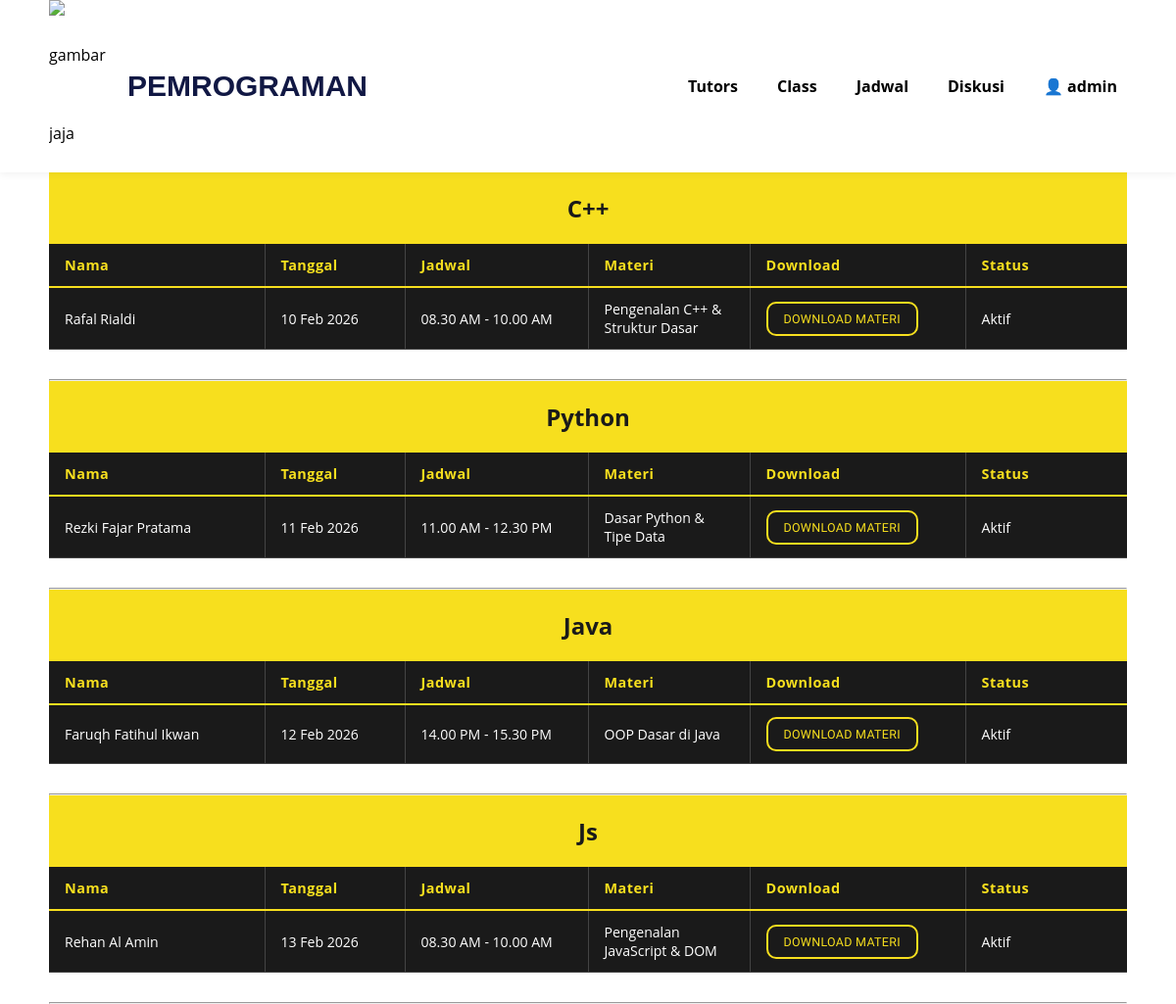
The app's page /board3.php (signed in) with its own data.
### tables this page shows
CREATE TABLE `materi` (
  `id` int(11) NOT NULL AUTO_INCREMENT,
  `nama` varchar(100) NOT NULL COMMENT 'Nama sesi/pertemuan',
  `tanggal` date DEFAULT NULL,
  `jadwal` enum('08.30 AM - 10.00 AM','11.00 AM - 12.30 PM','14.00 PM - 15.30 PM') NOT NULL,
  `materi` varchar(255) NOT NULL COMMENT 'Topik/judul materi',
  `gambar` varchar(255) DEFAULT NULL COMMENT 'Link download file materi',
  `status` varchar(50) NOT NULL COMMENT 'Status bebas, cth: Aktif, Selesai, dll',
  `kategori` enum('C++','Python','Java','JavaScript') NOT NULL COMMENT 'Kelas tujuan',
  PRIMARY KEY (`id`)
);

### board3.php (the view, shortened to what this page needs)
<?php
$username = htmlspecialchars($_SESSION['username']);
$conn = mysqli_connect("localhost", "root", "", "websiteku");
function getMateri($conn, $kategori) {
    $stmt = $conn->prepare("SELECT * FROM materi WHERE kategori=? ORDER BY id ASC");
    $stmt->bind_param("s", $kategori);
    $stmt->execute();
    return $stmt->get_result();
}
$cpp    = getMateri($conn, "C++");
$python = getMateri($conn, "Python");
$java   = getMateri($conn, "Java");
$js     = getMateri($conn, "JavaScript");
?>
<!DOCTYPE html>
<html lang="en">
<head>
    <link rel="stylesheet" href="allboard.css">
    <link rel="stylesheet" href="board3.css">
</head>
<body>
    <?php include("allboard.php"); ?>
    <?php
    function renderTabel($result, $judul, $section_id) { ?>
    <div class="wrapper">
        <section id="contact">
            <div class="footer">
                <div class="footer-section">
                    <h3><?= htmlspecialchars($judul) ?></h3>
                </div>
            </div>
        </section>
    </div>
    <div class="wrapper">
        <section id="<?= $section_id ?>">
            <table class="tabel-materi">
                <thead>
                    <tr>
                        <th>Nama</th>
                        <th>Tanggal</th>
                        <th>Jadwal</th>
                        <th>Materi</th>
                        <th>Download</th>
                        <th>Status</th>
                    </tr>
                </thead>
                <tbody>
                <?php if($result && $result->num_rows > 0):
                    while($m = $result->fetch_assoc()): ?>
                    <tr>
                        <td><?= htmlspecialchars($m['nama']) ?></td>
                        <td><?= !empty($m['tanggal']) ? date('d M Y', strtotime($m['tanggal'])) : '-' ?></td>
                        <td><?= htmlspecialchars($m['jadwal']) ?></td>
                        <td><?= htmlspecialchars($m['materi']) ?></td>
                        <td>
                            <?php if(!empty($m['gambar'])): ?>
                                <a href="<?= htmlspecialchars($m['gambar']) ?>" class="tbl1" target="_blank">DOWNLOAD MATERI</a>
                            <?php else: ?>
                                <span style="color:#aaa;font-size:0.85rem">-</span>
                            <?php endif; ?>
                        </td>
                        <td><?= htmlspecialchars($m['status']) ?></td>
                    </tr>
                    <?php endwhile;
                endif; ?>
                </tbody>
            </table>
        </section>
        <hr>
    </div>
    <?php } ?>
    <?php renderTabel($cpp,    "C++",    "c++");    ?>
</body>
</html>

### allboard.php (shortened to what this page needs)
<nav>
       <div class="wrapper">
           <div class="logo">
               <img src="https://upload.wikimedia.org/wikipedia/id/6/62/UNPAM_logo1.png"
                   alt="gambar jaja" />
               <a href="web.php">PEMROGRAMAN</a>
           </div>
           <div class="menu">
               <ul>
                   <li><a href="board.php" class="tbl-biru">Tutors</a></li>
                   <li class="dropdown">
                       <a href="board2.php" class="tbl-biru">
                           Class
                       </a>
                   </li>
                   <li class="dropdown">
                       <a href="board3.php" class="tbl-biru">
                           Jadwal
                       </a>
                   </li>
                   <li><a href="board4.php" class="tbl-biru">Diskusi </a></li>
                   <li class="dropdown">
                       <?php if($username){ ?>
                       <a href="#" class="dropbtn">
                           👤 <?php echo $username; ?>
                       </a>
                       <?php } else    { ?>
                       <a href="login.php" class="tbl-biru">Sign In</a>
                       <?php } ?>
                   </li>
               </ul>
           </div>
       </div>
   </nav>

### allboard.css (style rules this page uses)
* { text-decoration: none; margin: 0; padding: 0; box-sizing: border-box; }
html { scroll-behavior: smooth; overflow-y: scroll; }
body { margin: 0; padding: 0; font-family: 'Open Sans', sans-serif; background-image: url("https://img.magnific.com/free-vector/white-paint-background_78370-1963.jpg?semt=ais_hybrid&w=740&q=80"); background-size: cover; background-position: center; background-repeat: no-repeat; }
body::before { content: ""; position: fixed; top: 0; left: 0; width: 100%; height: 100%; background: rgba(255, 255, 255, 0.75); z-index: -1; }
.wrapper { width: 1100px; margin: auto; }
nav { width: 100%; line-height: 80px; position: sticky; top: 0; background: #FFFFFF; z-index: 100; box-shadow: 0 2px 8px rgba(0,0,0,0.06); }
nav .wrapper { display: flex; justify-content: space-between; align-items: center; }
.logo { display: flex; align-items: center; gap: 10px; }
.logo img { width: 70px; height: auto; }
.logo a { font-size: 30px; font-weight: bold; font-family: 'Quicksand', sans-serif; color: #111844; display: block; line-height: 1; margin: 0; }
.menu ul { list-style: none; display: flex; align-items: center; gap: 20px; }
.menu ul li a { color: black; font-weight: bold; padding: 10px; }
a.tbl-biru { border-radius: 20px; padding: 15px 20px; color: #1a1a1a; font-weight: bold; }
.dropdown { position: relative; display: inline-block; }

### board3.css (style rules this page uses)
#contact { background: #F7DF1E; width: 100%; margin: 0; }
.footer { display: flex; width: 100%; }
.footer-section { width: 100%; text-align: center; }
.footer-section h3 { margin-bottom: 20px; font-size: 24px; color: #1a1a1a; padding-top: 20px; }
.tabel-materi { width: 100%; border-collapse: collapse; margin-bottom: 30px; table-layout: fixed; }
.tabel-materi th:nth-child(1), .tabel-materi td:nth-child(1) { width: 20%; }
.tabel-materi th:nth-child(2), .tabel-materi td:nth-child(2) { width: 13%; }
.tabel-materi th:nth-child(3), .tabel-materi td:nth-child(3) { width: 17%; }
.tabel-materi th:nth-child(4), .tabel-materi td:nth-child(4) { width: 15%; }
.tabel-materi th:nth-child(5), .tabel-materi td:nth-child(5) { width: 20%; }
.tabel-materi th:nth-child(6), .tabel-materi td:nth-child(6) { width: 15%; }
.tabel-materi td { word-wrap: break-word; overflow-wrap: break-word; }
.tabel-materi thead tr { background: #1a1a1a; }
.tabel-materi thead th { padding: 12px 16px; color: #F7DF1E; font-size: 0.9rem; letter-spacing: 0.5px; text-align: left; border-right: 1px solid #444; border-bottom: 2px solid #F7DF1E; }
.tabel-materi thead th:last-child { border-right: none; }
.tabel-materi tbody tr:nth-child(odd) { background: #1a1a1a; }
.tabel-materi tbody td { padding: 12px 16px; font-size: 0.88rem; color: #ffffff; border-right: 1px solid #444; border-bottom: 1px solid #444; }
.tabel-materi tbody td:last-child { border-right: none; }
a.tbl1 { font-family: 'Archivo Black', sans-serif; background: #1a1a1a; border-radius: 10px; padding: 8px 16px; color: #F7DF1E; font-weight: 400; font-size: 0.78rem; letter-spacing: 0.3px; text-decoration: none; border: 2px solid #F7DF1E; transition: background 0.18s, color 0.18s, transform 0.12s; display: inline-block; }

### records on screen
materi: nama "Rafal Rialdi", tanggal "10 Feb 2026", jadwal "08.30 AM - 10.00 AM", materi "Pengenalan C++ & Struktur Dasar", status "Aktif"
materi: nama "Rezki Fajar Pratama", tanggal "11 Feb 2026", jadwal "11.00 AM - 12.30 PM", materi "Dasar Python & Tipe Data", status "Aktif"
materi: nama "Faruqh Fatihul Ikwan", tanggal "12 Feb 2026", jadwal "14.00 PM - 15.30 PM", materi "OOP Dasar di Java", status "Aktif"
materi: nama "Rehan Al Amin", tanggal "13 Feb 2026", jadwal "08.30 AM - 10.00 AM", materi "Pengenalan JavaScript & DOM", status "Aktif"

### other values on screen
$username "admin"
$judul "C++ Python Java Js"
